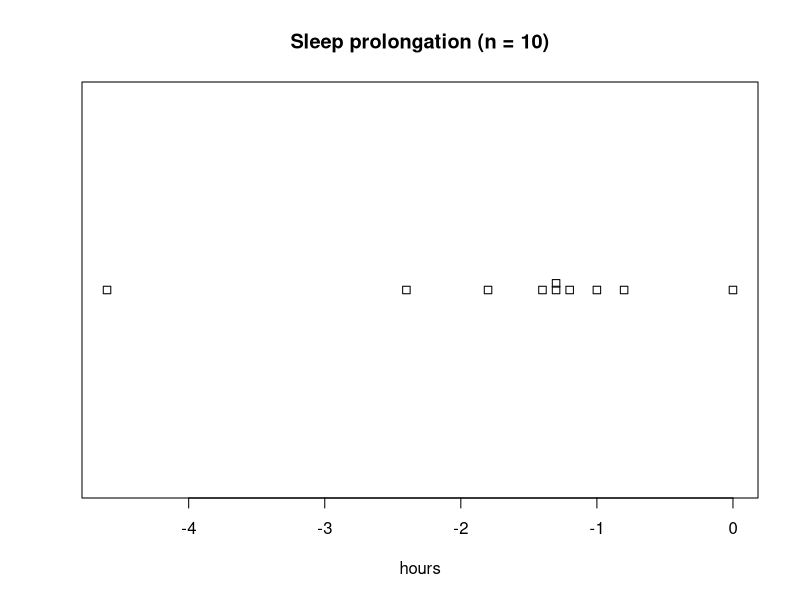
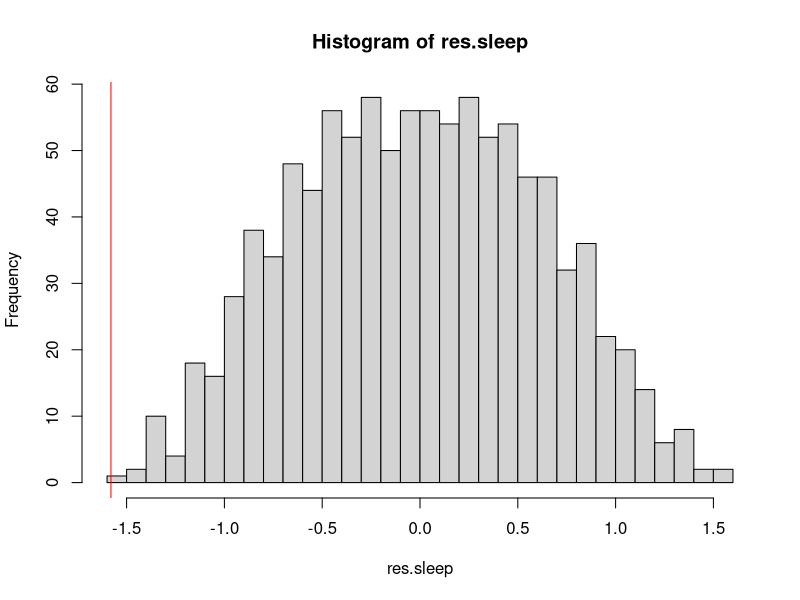
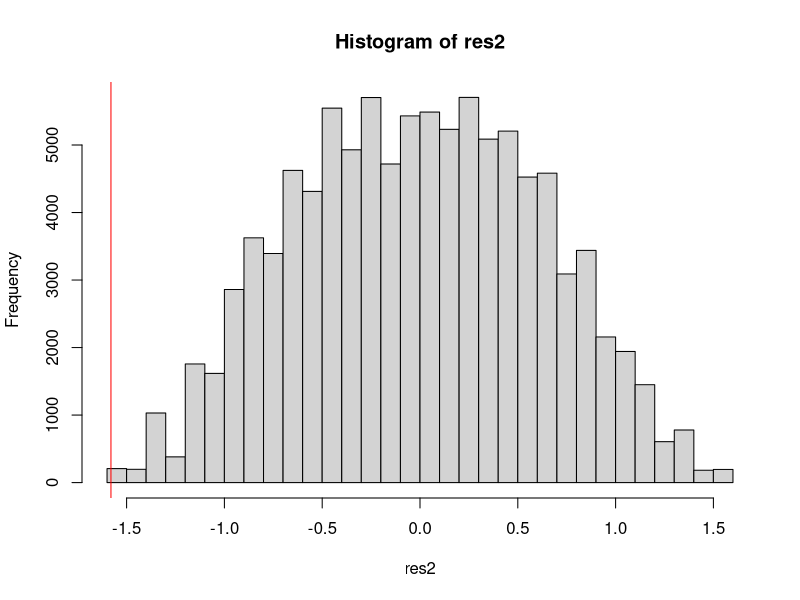
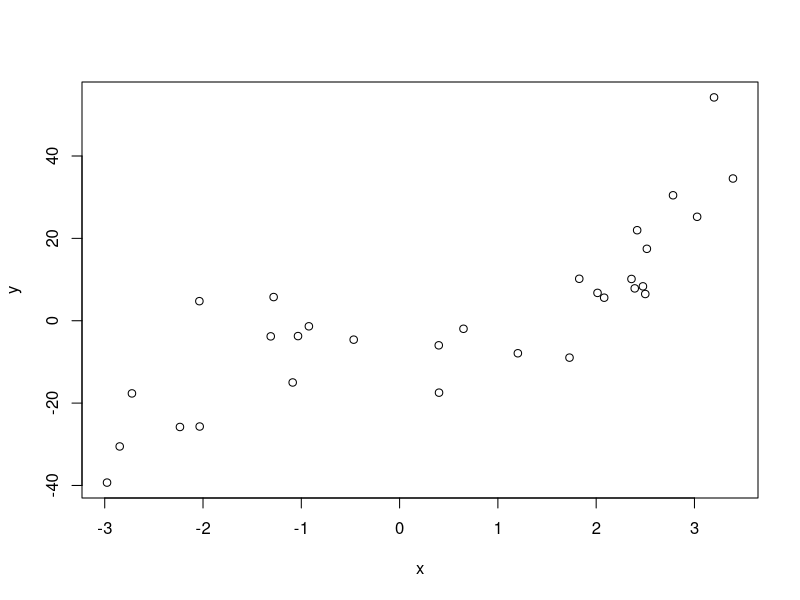
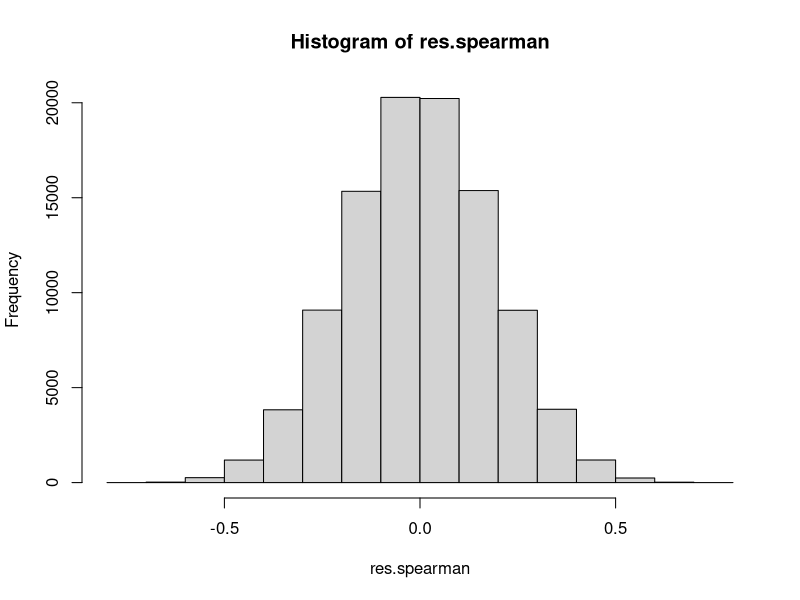
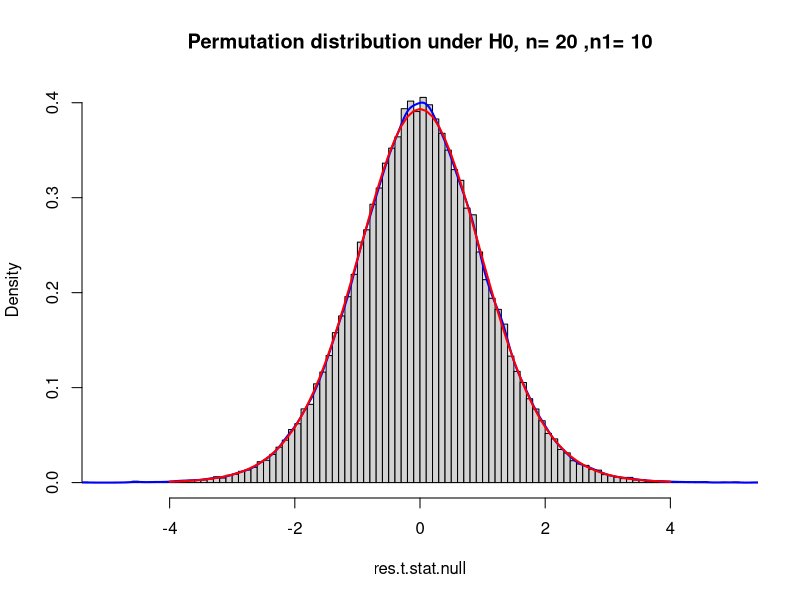
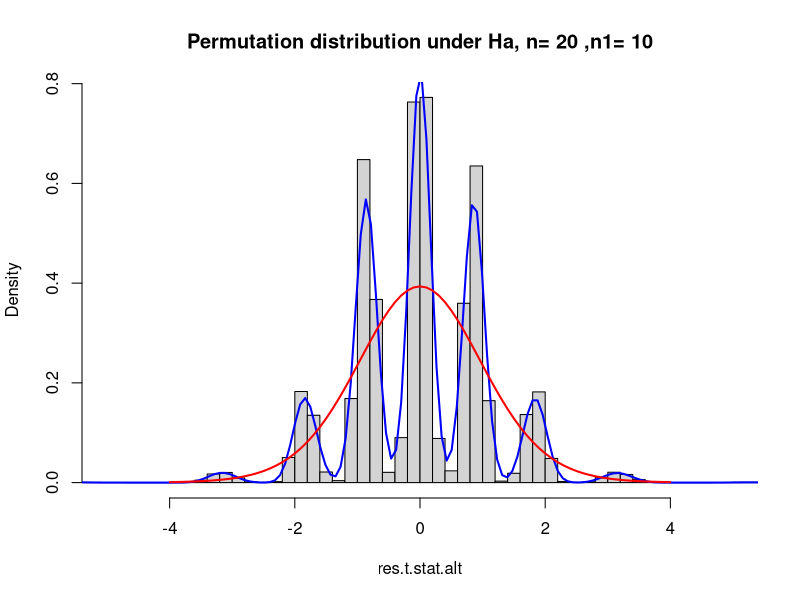

These charts were generated, in order, by the following R code:
# Permutation tests

# Example of a one-sample or paired permutation/randomization test:

data(sleep)
?sleep
sleep
attach(sleep)

# Note that we have two observations on each person, one with drug 1, 
#   and one with drug 2. 
# For each person, we take the difference between the extra sleep hours 
#   with the different drugs 
# Note that it is a bit special here that the values of "extra" are 
#   already differences wrt control. This is not the case in general 
#   and is not required for a paired test.

# We suspect that drug 2 increases sleep more 
#   than drug 1. 

(diff.vec <- extra[group==1]-extra[group==2])
stripchart(diff.vec, method = "stack", xlab = "hours",
           main = "Sleep prolongation (n = 10)")
stem(diff.vec)

# wilcoxon rank sum test
wilcox.test(diff.vec, alternative="less")
# we reject H0 in favor of Ha

# In the exercises you will conduct the Wilcoxon signed rank test 
#   "by hand" via permutations. 

# We will now choose a different test statistic and conduct a 
#    permutation test based on mean of differences

# Observed mean difference:
(observed.mean <- mean(diff.vec))

# Let mu_diff = E(extra sleep with drug 1 - extra sleep 
#                 with drug 2)
# H0: drugs affect sleep equally: mu_diff=0
# Ha: drug 2 increases sleep more: mu_diff<0
# Let's set alpha=0.05

# How can we create a null distribution?
# Under H_0, we can permute treatment assignments within 
#    a person. 
# This amounts to multiplying the difference by +1 or -1. 

# Since the sample size is small, we will consider all 
#   possible vectors containing +1's and -1's
# Note that there are 2^10 = 1024 of those. 
n <- 10
res.sleep <- NULL
for (j in 1:n){
  comb <- combn(c(1:10),j) # lists all possible ways of 
                           # taking j elements from c(1:10)
  m <- ncol(comb)          # number of ways
  for (i in 1:m){
    signs <- rep(1, n)     # set all elements to +1
    signs[comb[,i]] <- -1  # set selected elements to -1
    ynew <- diff.vec * signs
    res.sleep <- c(res.sleep, mean(ynew))
  }
}

hist(res.sleep, breaks=30)
abline(v=observed.mean, col="red")
(pval <- (sum(res.sleep<=observed.mean)+1)/(length(res.sleep)+1) )

# We again reject H0 in favor of Ha

# Compare to Monte Carlo version: here duplicates are possible
mean.diff.one.rep <- function(y){
  n <- length(y)
  signs <- sample(c(-1,1), n, replace=T)
  ynew <- y * signs
  return(mean(ynew))
}

res2 <- replicate(100000, mean.diff.one.rep(diff.vec))
hist(res2, breaks=30)
abline(v=observed.mean, col="red")
(pval <- (sum(res2<=observed.mean)+1)/(length(res2)+1) )


###############################################

# permutation test for correlation

n <- 30
x <- runif(n,-3,4)
y <- x^3 + .5*x^2  + rnorm(n, 0, 10)
plot(x,y)

(observed.cor <- cor(x,y, method="spearman"))
# rank correlation

spearman.one.rep <- function(x,y){
  n <- length(y)
  ynew <- sample(y, n, replace=F)
  return(cor(x,ynew, method="spearman"))
}

nrep <- 100000
res.spearman <- replicate(nrep, spearman.one.rep(x,y))

hist(res.spearman)
abline(v=observed.cor)
(pval <- ( sum(abs(res.spearman) >= abs(observed.cor)) + 1) / (nrep+1))

##################################################################

# Finally, let's take a closer look at the permutation distribution 

# simulate data from two normal distributions
set.seed(985)
nrep <- 100000
n1 <- 10   # sample size group 1
n <- 20    # total sample size
n2 <- n-n1 # sample size of group 2

ynull <- c(rnorm(n1, 0, 1), rnorm(n2, 0,1))
yalt <- c(rnorm(n1, 0, 1), rnorm(n2, 15, 1))  
# note I set a large shift to make the effect more clear

# we look at the t-statistic, but we will consider a 
#   permutation distribution rather than the theoretical 
#   t-distribution. 
(obs.null <- t.test(ynull[1:n1], ynull[(n1+1):n])$statistic)
(obs.alt <- t.test(yalt[1:n1], yalt[(n1+1):n])$statistic)

# compute permutation distributions:
t.stat.one.rep <- function(y, n1, n){
  ynew <- sample(y, n, replace=F)
  return(t.test(ynew[1:n1], ynew[(n1+1):n])$statistic)
}

res.t.stat.null <- replicate(nrep, t.stat.one.rep(ynull, n1, n))
res.t.stat.alt <- replicate(nrep, t.stat.one.rep(yalt, n1, n))

hist(res.t.stat.null, freq=F, breaks=100, xlim=c(-5,5),main=paste("Permutation distribution under H0, n=",n,",n1=",n1))
x <- seq(from=-4,to=4,by=.1)
lines(density(res.t.stat.null), col="blue", lwd=2)
lines(x, dt(x,n-2), col="red", lwd=2)
# in this case we know the true null distribution under 
#   the usual sampling framework: 
#   t with n-2 degrees of freedom 
# the permutation distribution equals this distribution
#   (up to discretization)

hist(res.t.stat.alt, freq=F, breaks=150, xlim=c(-5,5), main=paste("Permutation distribution under Ha, n=",n,",n1=",n1))
x <- seq(from=-4,to=4,by=.1)
lines(density(res.t.stat.alt), col="blue", lwd=2)
lines(x, dt(x,n-2), col="red", lwd=2)
# Now the permutation distribution does not equal the null 
#   distribution under the usual sapmling framework.
# This is no problem, as for type I error control we only need 
#   to control what happens under H_0. And this was computed
#   under H_a. 
# Asymptotically, however, we do get the null distribution back.
#   (try increasing the sample sizes)


